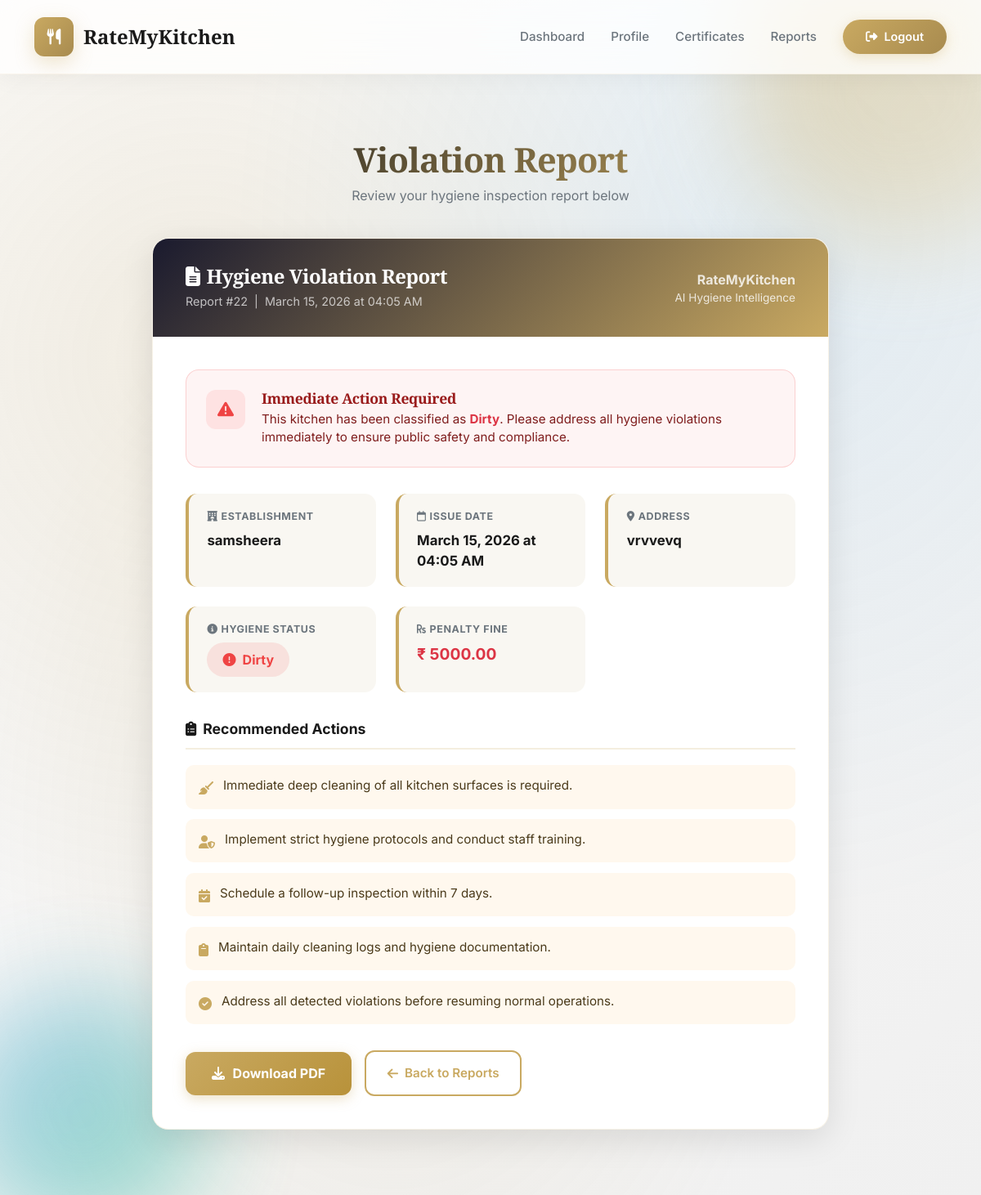
/User/view-report/22/ (signed in), run on the app's committed database.
### User/models.py (models this page shows, shortened)
class HygieneViolation(models.Model):
    hotel = models.ForeignKey(tbl_hotel, on_delete=models.CASCADE)
    issue_date = models.DateTimeField(auto_now_add=True)
    hygiene_status = models.CharField(max_length=50)  # "Dirty" or "Moderately Clean"
    complaint = models.ForeignKey('PublicComplaint', on_delete=models.CASCADE, null=True, blank=True)
    pdf_file = models.FileField(upload_to='violation_reports/', null=True, blank=True)
    fine_amount = models.DecimalField(max_digits=10, decimal_places=2, default=0.00)

class tbl_hotel(models.Model):
    hotel_name = models.CharField(max_length=100)
    hotel_email = models.EmailField(unique=True)
    hotel_password = models.CharField(max_length=128)
    hotel_contact = models.CharField(max_length=20, blank=True)
    hotel_address = models.CharField(max_length=255, blank=True)
    is_verified = models.IntegerField(
        choices=[
            (0, 'Not Verified'),
            (1, 'Verified'),
            (2, 'Rejected')
        ],
        default=0
    )
    hygiene_status = models.CharField(
        max_length=50,
        choices=[
            ('Pending', 'Pending'),
            ('Clean', 'Clean'),
            ('Moderately Clean', 'Moderately Clean'),
            ('Dirty', 'Dirty'),
        ],
        default='Pending'
    )
    certificate_generated = models.BooleanField(default=False)
    verified_at = models.DateTimeField(null=True, blank=True)

### User/views.py (the view)
# urls.py: path('view-report/<int:report_id>/', views.view_report, name='view_report'),
def view_report(request, report_id):
    hotel = _require_hotel(request)
    if not hotel:
        return redirect("guest:login")
    report = get_object_or_404(HygieneViolation, id=report_id, hotel=hotel)
    return render(request, 'User/ViewReport.html', {
        'report': report,
        'hotel': hotel,
    })

### User/views.py (called while the page is built)
def _require_hotel(request):
    hid = request.session.get("hid")
    if not hid:
        return None
    try:
        return tbl_hotel.objects.get(id=hid)
    except tbl_hotel.DoesNotExist:
        return None

### User/Templates/User/ViewReport.html (shortened to what this page needs)
{% extends "User/Header.html" %}
{% block content %}
<div class="report-preview-container">
    <div class="page-header" data-aos="fade-up">
        <h1 class="page-title">Violation Report</h1>
        <p class="page-subtitle">Review your hygiene inspection report below</p>
    </div>
    <div class="report-card" data-aos="fade-up" data-aos-delay="80">
        <div class="report-banner">
            <div>
                <h2><i class="fas fa-file-alt me-2"></i>Hygiene Violation Report</h2>
                <div class="report-id">Report&nbsp;#{{ report.id }} &nbsp;|&nbsp; {{ report.issue_date|date:"F d, Y" }} at {{ report.issue_date|date:"h:i A" }}
                </div>
            </div>
            <div class="brand-logo">
                <span>RateMyKitchen</span>
                AI Hygiene Intelligence
            </div>
        </div>
        <div class="report-body">
            {% if report.hygiene_status == 'Dirty' %}
            <div class="notice-box">
                <div class="notice-icon">
                    <i class="fas fa-exclamation-triangle"></i>
                </div>
                <div class="notice-content">
                    <h5 class="notice-title">Immediate Action Required</h5>
                    <p class="notice-text">
                        This kitchen has been classified as <strong class="text-danger">Dirty</strong>.
                        Please address all hygiene violations immediately to ensure public safety and compliance.
                    </p>
                </div>
            </div>
            {% endif %}
            <div class="info-grid">
                <div class="info-item">
                    <div class="label"><i class="fas fa-hotel me-1"></i>Establishment</div>
                    <div class="value">{{ hotel.hotel_name }}</div>
                </div>
                <div class="info-item">
                    <div class="label"><i class="far fa-calendar me-1"></i>Issue Date</div>
                    <div class="value">{{ report.issue_date|date:"F d, Y" }} at {{ report.issue_date|date:"h:i A" }}</div>
                </div>
                <div class="info-item">
                    <div class="label"><i class="fas fa-map-marker-alt me-1"></i>Address</div>
                    <div class="value">{{ hotel.hotel_address|default:"—" }}</div>
                </div>
                <div class="info-item">
                    <div class="label"><i class="fas fa-info-circle me-1"></i>Hygiene Status</div>
                    <div class="value">
                        <span class="status-badge-lg
                            {% if report.hygiene_status == 'Dirty' %}status-dirty
                            {% elif report.hygiene_status == 'Moderately Clean' %}status-moderate
                            {% else %}status-clean{% endif %}">
                            <i class="fas fa-exclamation-circle"></i>
                            {{ report.hygiene_status }}
                        </span>
                    </div>
                </div>
                <div class="info-item">
                    <div class="label"><i class="fas fa-rupee-sign me-1"></i>Penalty Fine</div>
                    <div class="value text-danger" style="font-size: 1.2rem;">₹ {{ report.fine_amount|default:"0.00" }}</div>
                </div>
            </div>
            <div class="section-title"><i class="fas fa-clipboard-list me-2"></i>Recommended Actions</div>
            <ul class="recommendations-list">
                <li><span class="rec-icon"><i class="fas fa-broom"></i></span>Immediate deep cleaning of all kitchen
                    surfaces is required.</li>
                <li><span class="rec-icon"><i class="fas fa-user-shield"></i></span>Implement strict hygiene protocols
                    and conduct staff training.</li>
                <li><span class="rec-icon"><i class="fas fa-calendar-check"></i></span>Schedule a follow-up inspection
                    within 7 days.</li>
                <li><span class="rec-icon"><i class="fas fa-clipboard"></i></span>Maintain daily cleaning logs and
                    hygiene documentation.</li>
                <li><span class="rec-icon"><i class="fas fa-check-circle"></i></span>Address all detected violations
                    before resuming normal operations.</li>
            </ul>
            <div class="actions-bar">
                <a href="/User/download-report-pdf/{{ report.id }}/" class="btn-download-pdf">
                    <i class="fas fa-download"></i> Download PDF
                </a>
                <a href="/User/reports/" class="btn-back">
                    <i class="fas fa-arrow-left"></i> Back to Reports
                </a>
            </div>
        </div>
    </div>
</div>
{% endblock %}

### User/Templates/User/Header.html (style rules this page uses)
:root { --primary: #C9A961; --primary-dark: #A88B4F; --primary-light: #E5D4A6; --secondary: #2C3E50; --accent: #3498DB; --success: #10b981; --warning: #f59e0b; --danger: #ef4444; --light: #F8F9FA; --white: #FFFFFF; --dark: #1A1A1A; --text-primary: #2C3E50; --text-secondary: #6C757D; }
* { margin: 0; padding: 0; box-sizing: border-box; }
body { font-family: 'Inter', sans-serif; background: linear-gradient(135deg, #fafafa 0%, #f0f0f0 100%); color: var(--text-primary); overflow-x: hidden; position: relative; min-height: 100vh; }
h1, h2, h3, h4, h5, h6 { font-family: 'Playfair Display', serif; font-weight: 800; letter-spacing: -0.02em; }

### User/Templates/User/ViewReport.html (style rules this page uses)
.report-preview-container { max-width: 860px; margin: 3rem auto; padding: 0 1rem; }
.page-header { text-align: center; margin-bottom: 2.5rem; }
.page-title { font-size: 2.6rem; font-weight: 800; background: linear-gradient(135deg, var(--dark), var(--primary)); -webkit-background-clip: text; -webkit-text-fill-color: transparent; background-clip: text; margin-bottom: 0.4rem; }
.page-subtitle { color: var(--text-secondary); font-size: 1rem; }
.report-card { background: white; border-radius: 20px; box-shadow: 0 12px 40px rgba(0, 0, 0, 0.10); border: 1px solid rgba(201, 169, 97, 0.15); overflow: hidden; margin-bottom: 2rem; }
.report-banner { background: linear-gradient(135deg, #1a1a2e 0%, #c9a961 100%); padding: 2rem 2.5rem; display: flex; align-items: center; justify-content: space-between; flex-wrap: wrap; gap: 1rem; }
.report-banner h2 { color: white; font-size: 1.5rem; font-weight: 800; margin: 0; }
.report-banner .report-id { color: rgba(255, 255, 255, 0.7); font-size: 0.9rem; margin-top: 0.3rem; }
.brand-logo { color: white; font-size: 0.85rem; opacity: 0.8; text-align: right; }
.brand-logo span { font-weight: 700; font-size: 1rem; display: block; opacity: 1; }
.report-body { padding: 2.5rem; }
.info-grid { display: grid; grid-template-columns: repeat(auto-fit, minmax(220px, 1fr)); gap: 1.5rem; margin-bottom: 2rem; }
.info-item { background: #f9f7f2; border-radius: 14px; padding: 1.2rem 1.4rem; border-left: 4px solid var(--primary); }
.info-item .label { font-size: 0.78rem; font-weight: 700; color: var(--text-secondary); text-transform: uppercase; letter-spacing: 0.6px; margin-bottom: 0.4rem; }
.info-item .value { font-size: 1.05rem; font-weight: 700; color: var(--dark); }
.status-badge-lg { display: inline-flex; align-items: center; gap: 0.5rem; padding: 0.55rem 1.2rem; border-radius: 50px; font-size: 1rem; font-weight: 700; }
.status-dirty { background: rgba(239, 68, 68, 0.12); color: var(--danger); }
.section-title { font-size: 1.1rem; font-weight: 700; color: var(--dark); border-bottom: 2px solid rgba(201, 169, 97, 0.2); padding-bottom: 0.6rem; margin-bottom: 1.2rem; }
.recommendations-list { list-style: none; padding: 0; margin: 0; display: flex; flex-direction: column; gap: 0.8rem; }
.recommendations-list li { display: flex; align-items: flex-start; gap: 0.75rem; background: #fff8ee; border-radius: 10px; padding: 0.85rem 1rem; font-size: 0.95rem; color: #4a3a1a; }
.rec-icon { color: var(--primary); flex-shrink: 0; font-size: 1rem; margin-top: 2px; }
.actions-bar { display: flex; align-items: center; gap: 1rem; flex-wrap: wrap; margin-top: 2rem; }
.btn-download-pdf { display: inline-flex; align-items: center; gap: 0.6rem; background: linear-gradient(135deg, var(--primary), #b8923a); color: white; padding: 0.9rem 2rem; border-radius: 12px; font-weight: 700; font-size: 1rem; text-decoration: none; transition: all 0.3s ease; box-shadow: 0 4px 15px rgba(201, 169, 97, 0.35); }
.btn-back { display: inline-flex; align-items: center; gap: 0.5rem; background: white; border: 2px solid var(--primary); color: var(--primary); padding: 0.9rem 1.6rem; border-radius: 12px; font-weight: 600; font-size: 0.95rem; text-decoration: none; transition: all 0.3s ease; }
.notice-box { background: rgba(239, 68, 68, 0.06); border: 1px solid rgba(239, 68, 68, 0.2); border-radius: 16px; padding: 1.5rem; margin-bottom: 2rem; display: flex; gap: 1.25rem; align-items: flex-start; }
.notice-icon { width: 48px; height: 48px; background: #fee2e2; color: #ef4444; border-radius: 12px; display: flex; align-items: center; justify-content: center; font-size: 1.25rem; flex-shrink: 0; }
.notice-title { color: #991b1b; font-weight: 800; margin-bottom: 0.25rem; font-size: 1.1rem; }
.notice-text { color: #7f1d1d; margin: 0; font-size: 0.95rem; line-height: 1.5; }

### data on the page
HygieneViolation: id "22", issue_date "March 15, 2026", issue_date "04:05 AM", hygiene_status "Dirty", fine_amount "5000.00"
tbl_hotel: hotel_name "samsheera", hotel_address "vrvvevq"
